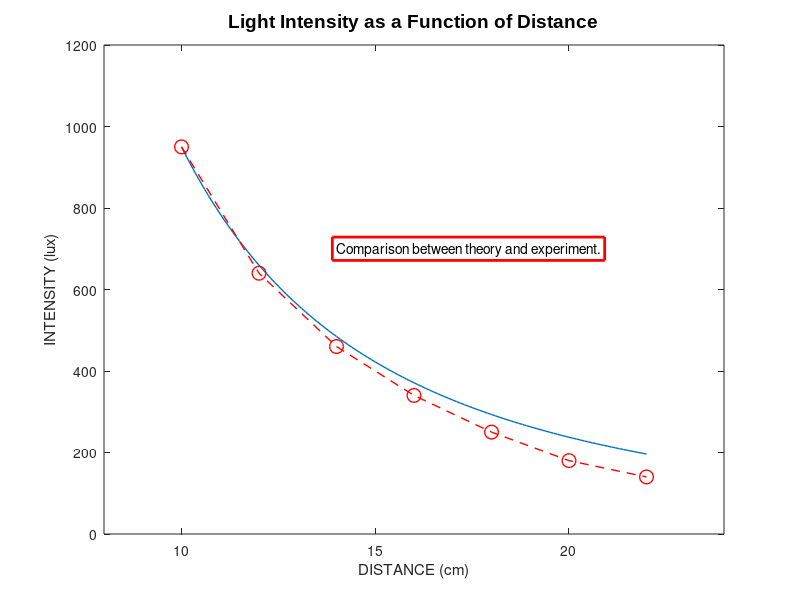

MATLAB code to generate this figure: (Note: this script raises an error after producing the figure.)
x=[10:0.1:22];
y=95000./x.^2;
xd=[10:2:22];
yd=[950 640 460 340 250 180 140];
plot(x,y,'-','LineWidth',1.0)
xlabel('DISTANCE (cm)')
ylabel('INTENSITY (lux)')
title('\fontname{Arial}Light Intensity as a Function of Distance','FontSize',14)
axis([8 24 0 1200])
text(14,700,'Comparison between theory and experiment.','EdgeColor','r','LineWidth',2)
hold on
plot(xd,yd,'ro--','linewidth',1.0,'markersize',10)
legend('Theory','Experiment',0)
hold off